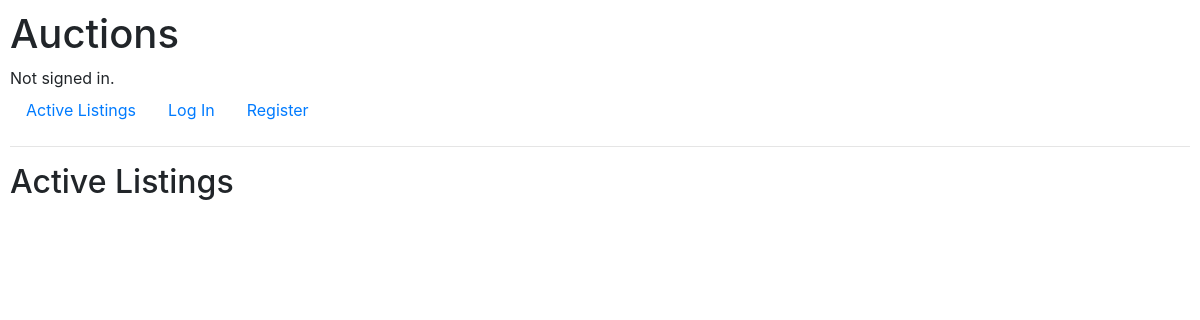
Before: / with the older database file.
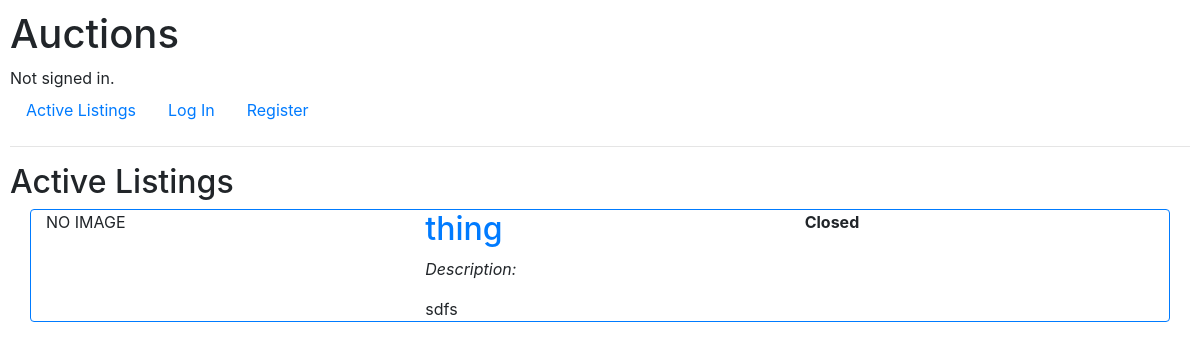
After: the same page with the newer database file.
### auctions/models.py (models this page shows, shortened)
class AuctionListing(models.Model):
    title = models.CharField(max_length=25, name="title")
    description = models.TextField(name="description")
    starting_bid = models.DecimalField(
        name="starting_bid", max_digits=15, decimal_places=2
    )
    photo = models.URLField(name="photo")
    owner = models.ForeignKey(User, on_delete=models.CASCADE)
    is_closed = models.BooleanField(name="is_closed", default=False)
    category = models.CharField(max_length=30, name="category", default="Goods")

### auctions/views.py (the view)
# urls.py: path("", views.index, name="index"),
def index(request):
    all_listings = AuctionListing.objects.all()
    return render(request, "auctions/index.html", {"all_listings": all_listings})

### auctions/templates/auctions/index.html
{% extends "auctions/layout.html" %}
{% block body %}
    <h2>Active Listings</h2>
    {% if all_listings %}
        {% for listing in all_listings %}
            <div class="container">
                <div class="row border border-primary border-3 rounded">
                    <div class="col-sm">
                        {% if listing.photo %}
                            <img src={{ listing.photo }}  class="rounded float-start img-thumbnail" height="100" width="200">
                        {% else %}
                            <p text-align="center">NO IMAGE</p>
                        {% endif %}
                    </div>
                    <div class="col-sm">
                        <a href={% url 'listing' listing.id %}><h2>{{ listing.title }}</h2></a>
                        <p><i>Description:</i></p>
                        {{ listing.description }}
                    </div>
                    <div class="col-sm">
                        {% if listing.is_closed %}
                            <p><b>Closed</b></p>
                        {% else %}
                            <p><i>Current bid:</i></p>
                            <h2>{{ listing.starting_bid }}</h2>
                        {% endif %}
                    </div>
                </div>
            </div>
        {% endfor %}
    {% endif %}
{% endblock %}

### auctions/templates/auctions/layout.html (shortened to what this page needs)
{% load static %}
<!DOCTYPE html>
<html lang="en">
    <head>
        <link rel="stylesheet" href="https://stackpath.bootstrapcdn.com/bootstrap/4.4.1/css/bootstrap.min.css">
        <link href="{% static 'auctions/styles.css' %}" rel="stylesheet">
    </head>
    <body>
        <h1>Auctions</h1>
        <div>
            {% if user.is_authenticated %}
                Signed in as <strong>{{ user.username }}</strong>.
            {% else %}
                Not signed in.
            {% endif %}
        </div>
        <ul class="nav">
            <li class="nav-item">
                <a class="nav-link" href="{% url 'index' %}">Active Listings</a>
            </li>
            {% if user.is_authenticated %}
                <li class="nav-item">
                    <a class="nav-link" href="{% url 'create_listing' %}">Create Listing</a>
                </li>
                <li class="nav-item">
                    <a class="nav-link" href="{% url 'watchlist' %}">Watchlist</a>
                </li>
                <li class="nav-item">
                    <a class="nav-link" href="{% url 'logout' %}">Log Out</a>
                </li>
            {% else %}
                <li class="nav-item">
                    <a class="nav-link" href="{% url 'login' %}">Log In</a>
                </li>
                <li class="nav-item">
                    <a class="nav-link" href="{% url 'register' %}">Register</a>
                </li>
            {% endif %}
        </ul>
        <hr>
        {% block body %}
        {% endblock %}
    </body>
</html>

### auctions/static/auctions/styles.css (style rules this page uses)
body { padding: 10px; }

Changed rows visible on the page:
added AuctionListing: photo "NO IMAGE", title "thing", description "sdfs", is_closed "Closed"
